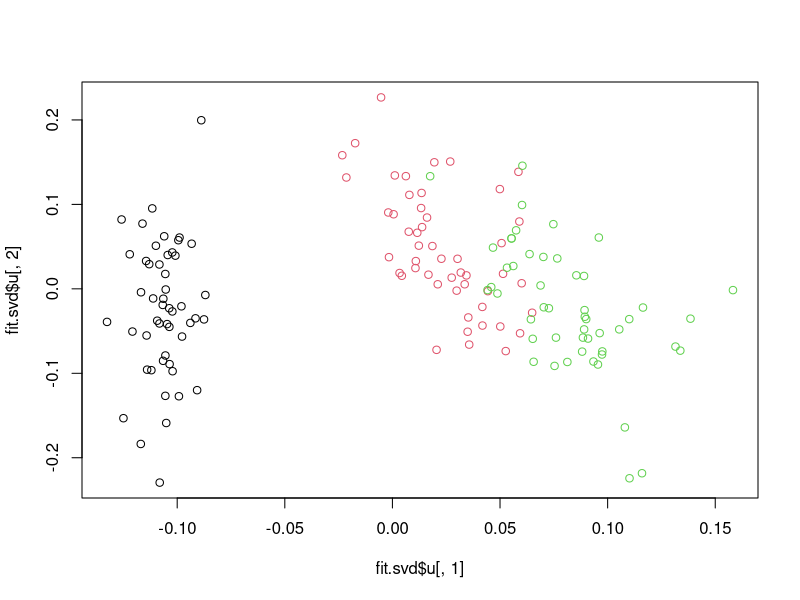
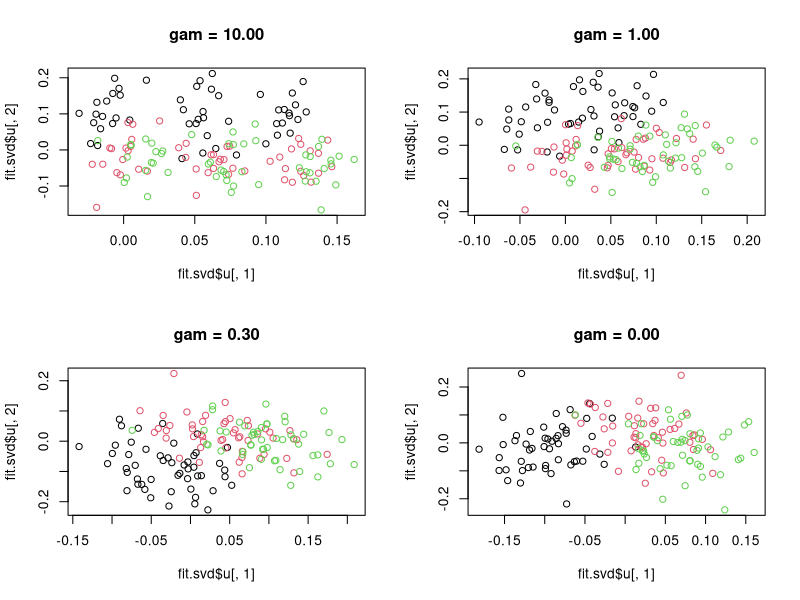
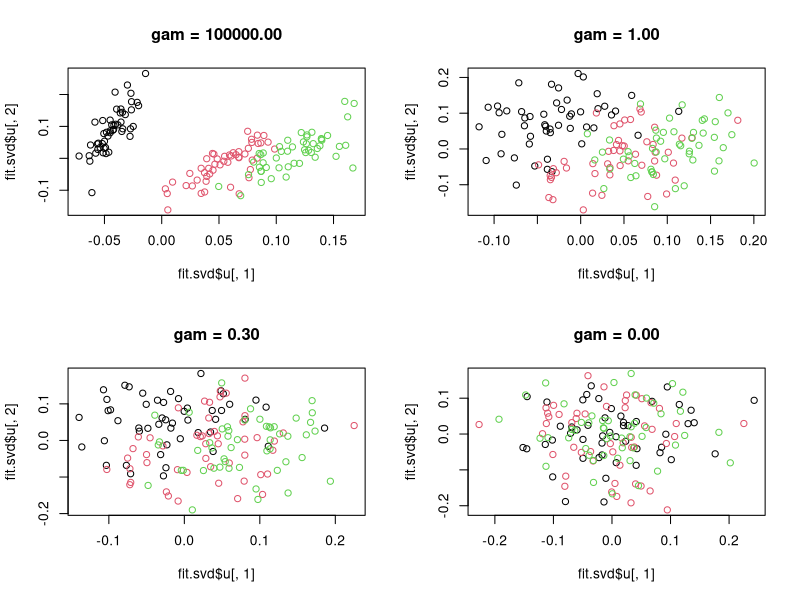

The R source for these figures, in order:
## ---- chunk 1
rm(list =ls())
set.seed(123)

perturb <- function(Y, A, gam){
  Y = as.matrix(Y)
  fit =lm(Y ~ A)
  Ytilde = sqrt(gam) * fit$fitted.values + fit$residuals
  return(Ytilde)
}
## ---- chunk 2
data("iris")
summary(iris)
n= nrow(iris)
df <- iris
#df <- iris[sample(x = 1:n,size = n,replace = FALSE),]
df[,1:4] = scale(df[,1:4])


fit.svd= svd(x = df[,1:4],nu = 2,nv = 2)
fit.svd$d
plot(fit.svd$u[,1], fit.svd$u[,2],col = df$Species)
## ---- chunk 3
df_ = df
#df_[,"batch"] = sample(as.integer(df_$Species),size = n, replace = FALSE)
for(i in 1:3){
  start_idx = (i-1)*17 + 1
  end_idx = min(i*17, 50)
  ixs <- start_idx:end_idx
  ixs <- c(ixs, ixs + 50, ixs + 100)
  df_[ixs,"batch"] <- i
}

batch_shift = c(0, 1,2)
for(i in 1:3){
  l = sum(df_$batch == i)
  df_[df_$batch == i, 1:4] = df_[df_$batch == i, 1:4] + 
    rnorm(l*4,mean = batch_shift[i],sd = 1) 
}

## anchor PCA 
par(mfrow = c(2,2))
for(gam in c(10, 1, 0.3, 0)){
  Ytilde = perturb(Y = df_[,1:4], A = df_$batch,gam= gam)
  fit.svd= svd(x = Ytilde,nu = 4,nv = 4)
  fit.svd$d
  plot(fit.svd$u[,1], fit.svd$u[,2],col = df_$Species, main = sprintf("gam = %.2f", gam))
}
## ---- chunk 4
df_ = df
A = df_[,1:4]
H = matrix(, nrow = nrow(A), ncol = ncol(A))
df_[,"batch"] = sample(as.integer(df_$Species),size = n, replace = FALSE)
batch_shift = c(0, 0.5,1)
for(i in 1:3){
  l = sum(df_$batch == i)
  H[df_$batch == i, ] = rnorm(l*4,mean = batch_shift[i],sd = 1)
}
Y = H + A

## anchor PCA 
par(mfrow = c(2,2))
for(gam in c(100000, 1, 0.3, 0)){
  Ytilde = perturb(Y = Y, A = as.matrix(A), gam= gam)
  fit.svd= svd(x = Ytilde,nu = 4,nv = 4)
  fit.svd$d
  plot(fit.svd$u[,1], fit.svd$u[,2],col = df_$Species, main = sprintf("gam = %.2f", gam))
}
